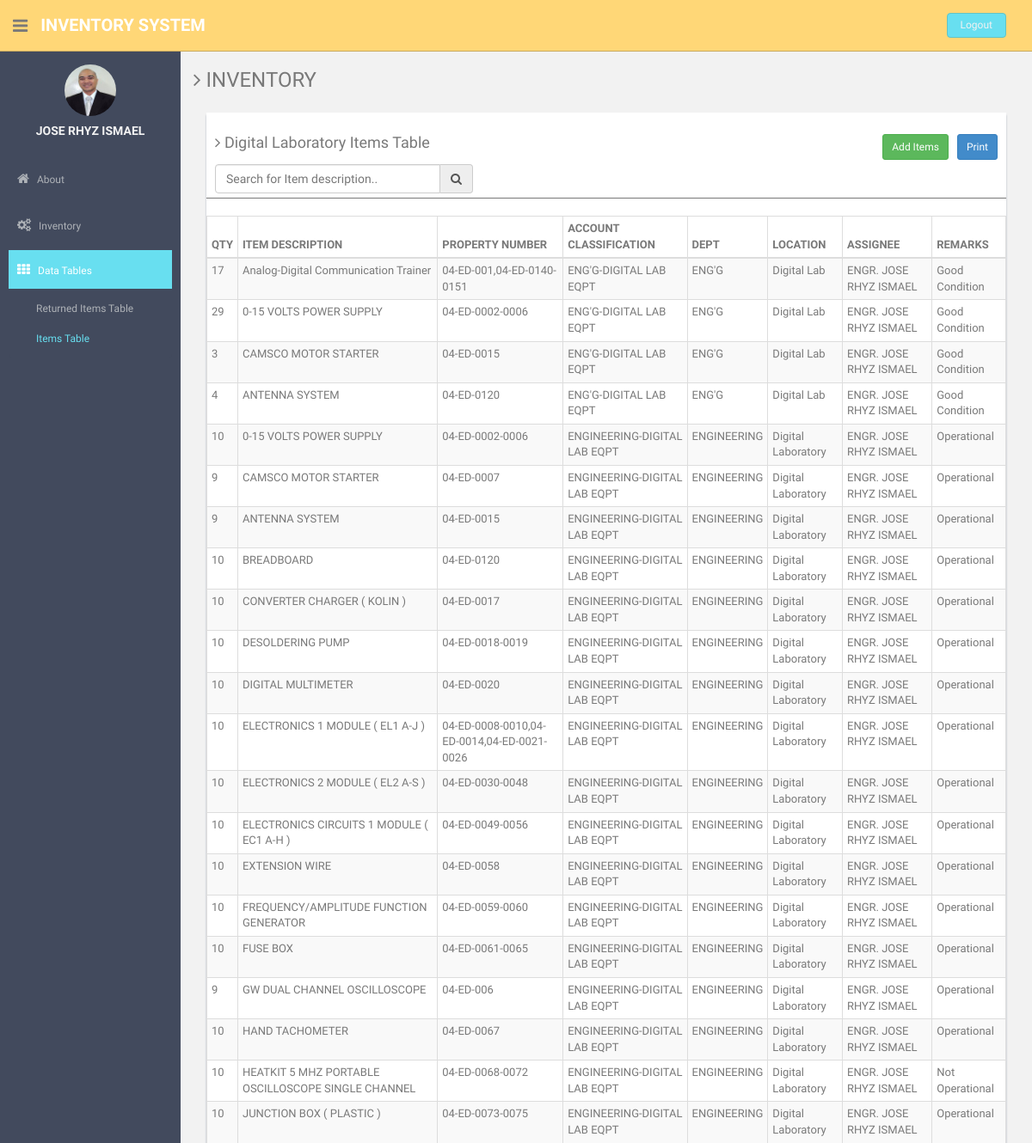
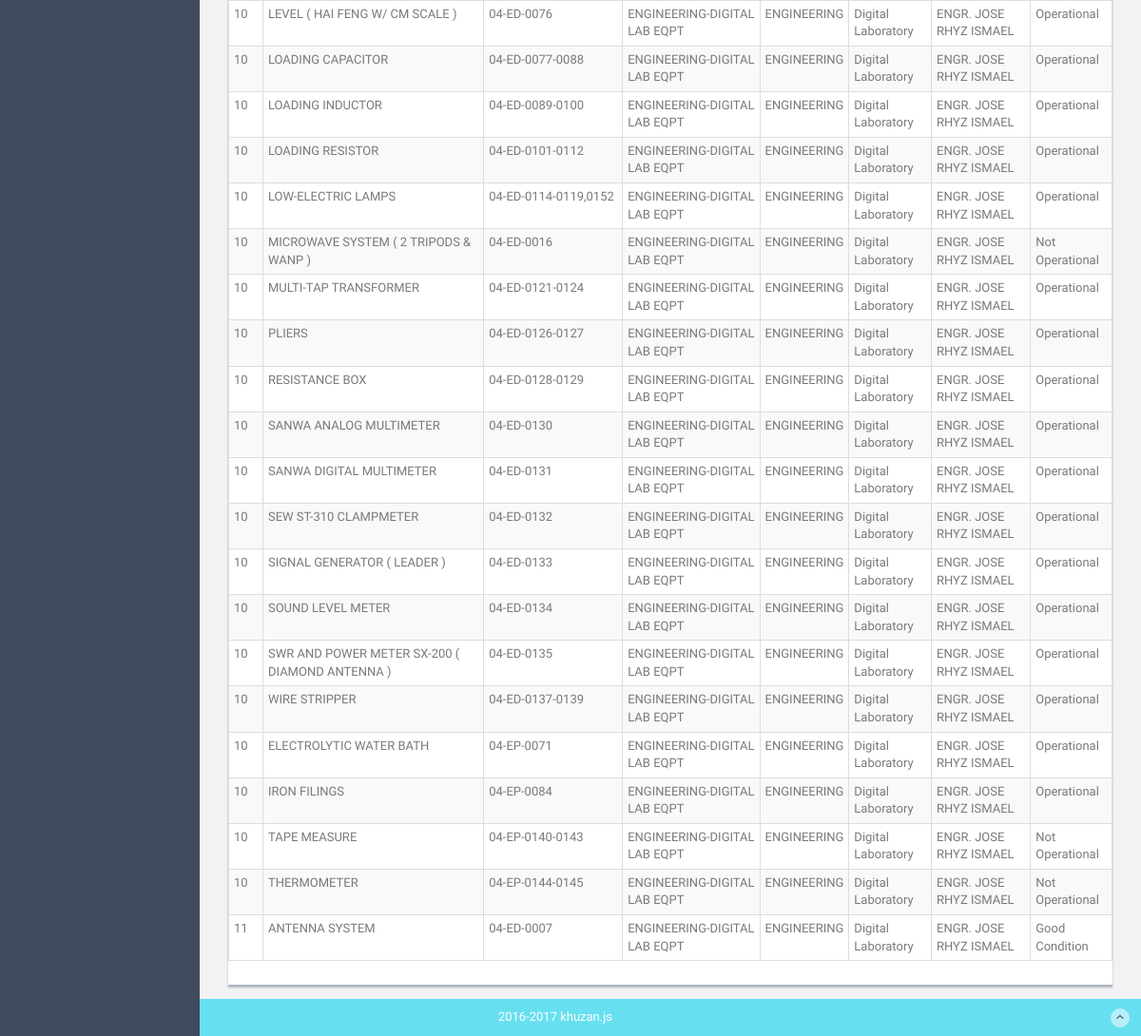
The page /responsive_table.php on the database as committed earlier (2 pictures, top to bottom).
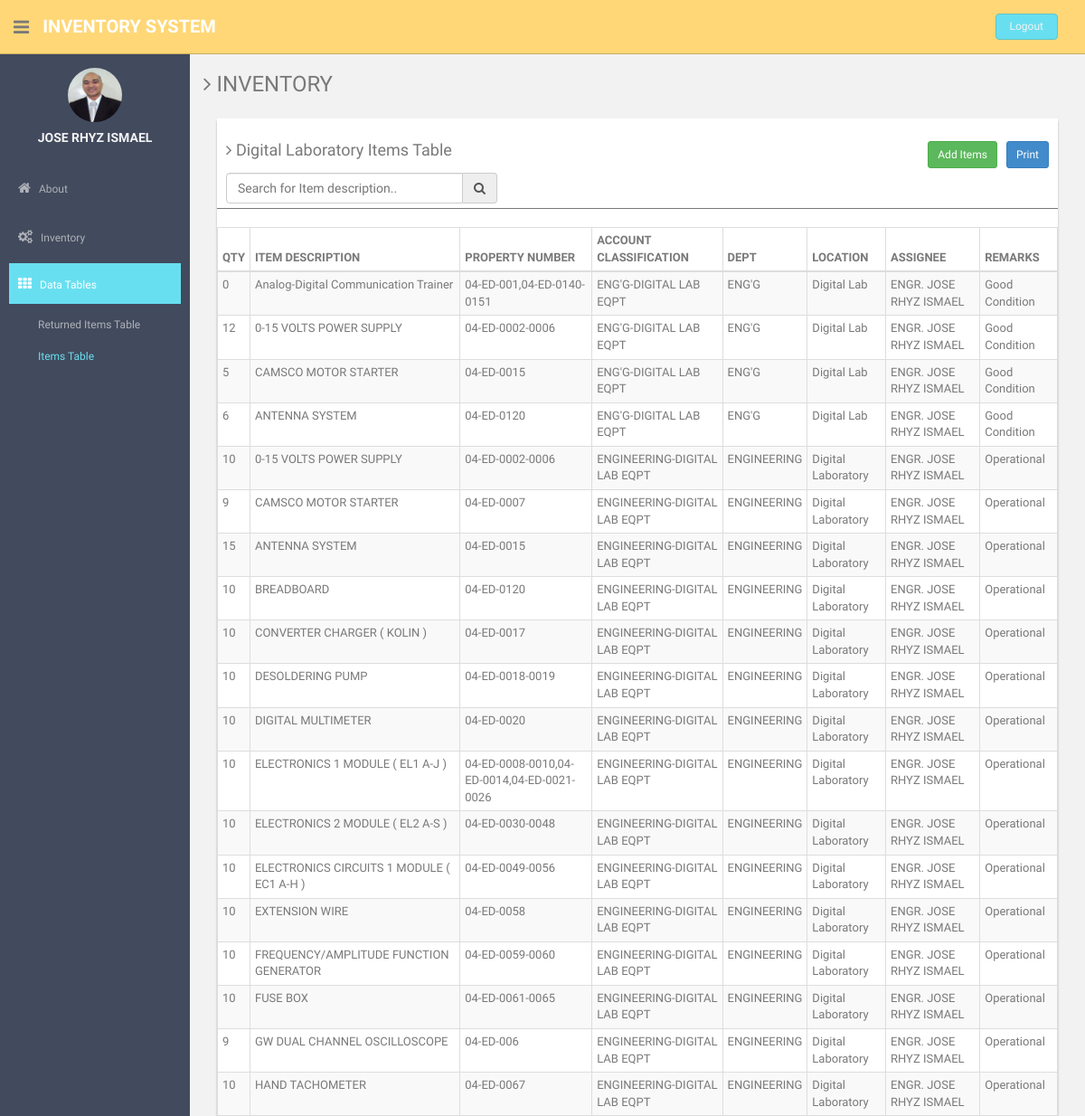
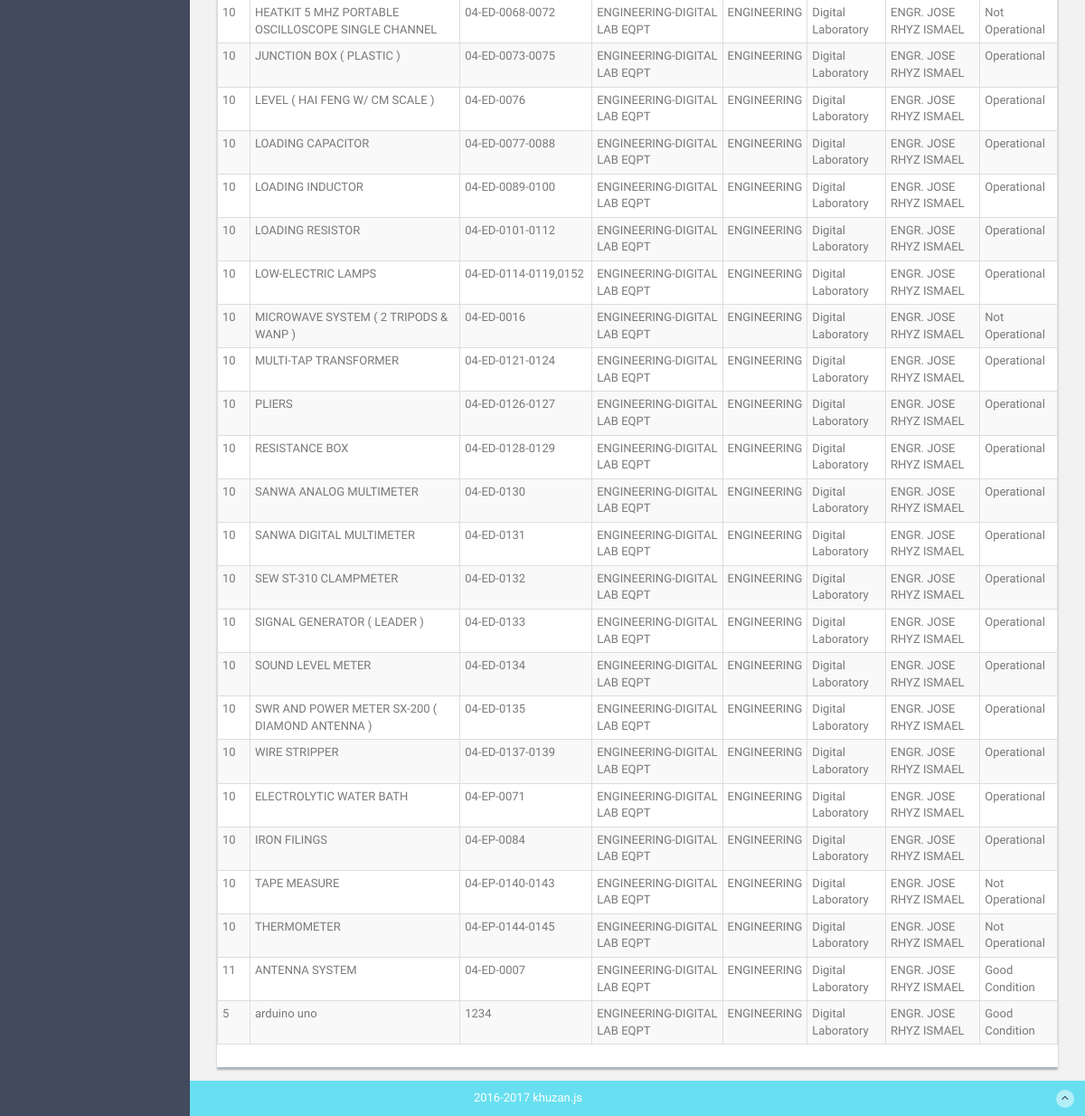
The same page on the database as committed later (2 pictures, top to bottom).
### tables this page shows
CREATE TABLE IF NOT EXISTS `items` (
  `items_id` int(11) NOT NULL AUTO_INCREMENT,
  `qty` int(50) NOT NULL,
  `description` varchar(50) NOT NULL,
  `prpty_number` varchar(50) NOT NULL,
  `classification` varchar(50) NOT NULL,
  `department` varchar(50) NOT NULL,
  `location` varchar(50) NOT NULL,
  `assignee` varchar(50) NOT NULL,
  `remarks` varchar(50) NOT NULL,
  PRIMARY KEY (`items_id`)
);

### functions/function.php (called while the page is built, shortened)
<?php
	function connect(){
		$db = new PDO("mysql:host=localhost;dbname=inventory_system","root","");
		return $db;
	}
		function getitems(){
  	$db = connect();
	$sth = $db->prepare("SELECT * From items order by items_id");
	$sth->execute();
	$results = $sth->fetchAll(PDO::FETCH_OBJ);
	return $results;
  	}
 ?>

### responsive_table.php (the view, shortened to what this page needs)
<!DOCTYPE html>
<?php
include "functions/function.php";
 ?>
<html lang="en">
  <head>
    <link href="assets/css/bootstrap.css" rel="stylesheet">
    <link href="assets/font-awesome/css/font-awesome.css" rel="stylesheet" />
    <link href="assets/css/style.css" rel="stylesheet">
    <link href="assets/css/style-responsive.css" rel="stylesheet">
      <link href="css/mycss.css" rel="stylesheet">
    <link href="assets/css/table-responsive.css" rel="stylesheet">
  </head>
  <body>
  <section id="container" >
      <header class="header black-bg">
              <div class="sidebar-toggle-box">
                  <div class="fa fa-bars tooltips" data-placement="right" data-original-title="Toggle Navigation"></div>
              </div>
            <a href="About.php" class="logo"><b>Inventory System</b></a>
            <div class="top-menu">
            	<ul class="nav pull-right top-menu">
                    <li><a class="logout" href="functions/logout.php">Logout</a></li>
            	</ul>
            </div>
        </header>
      <aside>
          <div id="sidebar"  class="nav-collapse ">
              <ul class="sidebar-menu" id="nav-accordion">
              	  <p class="centered"><a href="profile.php"><img src="assets/img/budskie.jpg" class="img-circle" width="60"></a></p>
              	  <h5 class="centered">JOSE RHYZ ISMAEL</h5>
                  <li class="mt">
                      <a href="About.php">
                          <i class="fa fa-home"></i>
                          <span>About</span>
                      </a>
                  </li>
                  <li class="sub-menu">
                      <a href="javascript:;" >
                          <i class="fa fa-cogs"></i>
                          <span> Inventory</span>
                      </a>
                  </li>
                  <li class="sub-menu">
                      <a class="active" href="javascript:;" >
                          <i class="fa fa-th"></i>
                          <span>Data Tables</span>
                      </a>
                      <ul class="sub">
                          <li><a  href="basic_table.php">Returned Items Table</a></li>
                          <li class="active"><a  href="responsive_table.php">Items Table</a></li>
                      </ul>
                  </li>
              </ul>
          </div>
      </aside>
      <section id="main-content">
          <section class="wrapper">
          	<h3><i class="fa fa-angle-right"></i> INVENTORY</h3>
		  		<div class="row mt">
			  		<div class="col-lg-12">
                      <div class="content-panel"  id="div_print">
                          <section id="unseen " >
                            <table class="table table-bordered table-striped table-condensed" id="myTable">
                            <h4><i class="fa fa-angle-right"></i> Digital Laboratory Items Table
                                <input name="b_print" type="button" class="btn btn-primary btn-sm pull-right bira"   onClick="printdiv('div_print');" value=" Print ">
                               <button type="button" name="button" class="btn btn-success btn-sm pull-right bira" data-toggle="modal" data-target="#dataModal">Add Items</button>
                             </h4>
                             <div class="input-group" id="search">
                                 <input type="text" class="form-control" id="myInput" onkeyup="myFunction()" placeholder="Search for Item description..">
                                 <span class="input-group-addon">
                                     <i class="fa fa-search"></i>
                                 </span>
                             </div>
                            <hr>
  	                              <thead>
                                  <tr>
                                    <th>QTY</th>
                      							<th>ITEM	DESCRIPTION	</th>
                      							<th>PROPERTY NUMBER</th>
                      							<th>ACCOUNT CLASSIFICATION</th>
                      							<th>DEPT</th>
                      							<th>LOCATION</th>
                      							<th>ASSIGNEE</th>
                      							<th>REMARKS</th>
  	                              </tr>
  	                              </thead>
  	                              <tbody>
                                <?php foreach (getitems() as $d):?>
  	                              <tr>
                                    <td><?php echo $d->qty; ?></td>
                                    <td><?php echo $d->description; ?></td>
                                    <td><?php echo $d->prpty_number; ?></td>
                                    <td><?php echo $d->classification; ?></td>
                                    <td><?php echo $d->department; ?></td>
                                    <td><?php echo $d->location; ?></td>
                                    <td><?php echo $d->assignee; ?></td>
                                    <td><?php echo $d->remarks; ?></td>
  	                              </tr>
                                <?php endforeach; ?>
  	                            </tbody>
  	                          </table>
                          </section>
                  </div>
               </div>
		  	</div>
		</section><! --/wrapper -->
      </section>
      <footer class="site-footer">
          <div class="text-center">
              2016-2017 khuzan.js
              <a href="responsive_table.php#" class="go-top">
                  <i class="fa fa-angle-up"></i>
              </a>
          </div>
      </footer>
  </section>
  </body>
</html>

### assets/css/style.css (style rules this page uses)
body { color: #797979; background: #f2f2f2; font-family: 'Ruda', sans-serif; padding: 0px !important; margin: 0px !important; font-size:13px; }
ul li { list-style: none; }
a, a:hover, a:focus { text-decoration: none; outline: none; }
#container { width: 100%; height: 100%; }
hr { margin-top: 20px; margin-bottom: 20px; border: 0; border-top: 1px solid #797979; }
.centered { text-align: center; }
.mt { margin-top: 25px; }
ul.top-menu > li > .logout { color: #f2f2f2; font-size: 12px; border-radius: 4px; -webkit-border-radius: 4px; border: 1px solid #64c3c2 !important; padding: 5px 15px; margin-right: 15px; background: #68dff0; margin-top: 15px; }
#sidebar { width: 210px; height: 100%; position: fixed; background: #424a5d; }
#sidebar h5 { color: #f2f2f2; font-weight: 700; }
#sidebar ul li { position: relative; }
#sidebar .sub-menu > .sub li { padding-left: 32px; }
#sidebar .sub-menu > .sub li:last-child { padding-bottom: 10px; }
ul.sidebar-menu , ul.sidebar-menu li ul.sub { margin: -2px 0 0; padding: 0; }
ul.sidebar-menu { margin-top: 75px; }
#sidebar > ul > li > ul.sub { display: none; }
#sidebar > ul > li.active > ul.sub, #sidebar > ul > li > ul.sub > li > a { display: block; }
ul.sidebar-menu li ul.sub li { background: #424a5d; margin-bottom: 0; margin-left: 0; margin-right: 0; }
ul.sidebar-menu li ul.sub li:last-child { border-radius: 0 0 4px 4px; -webkit-border-radius: 0 0 4px 4px; }
ul.sidebar-menu li ul.sub li a { font-size: 12px; padding: 6px 0; line-height: 35px; height: 35px; -webkit-transition: all 0.3s ease; -moz-transition: all 0.3s ease; -o-transition: all 0.3s ease; -ms-transition: all 0.3s ease; transition: all 0.3s ease; color: #aeb2b7; }
ul.sidebar-menu li ul.sub li.active a { color: #68dff0; -webkit-transition: all 0.3s ease; -moz-transition: all 0.3s ease; -o-transition: all 0.3s ease; -ms-transition: all 0.3s ease; transition: all 0.3s ease; display: block; }
ul.sidebar-menu li { margin-bottom: 5px; margin-left:10px; margin-right:10px; }
ul.sidebar-menu li.sub-menu { line-height: 15px; }
ul.sidebar-menu li a span { display: inline-block; }
ul.sidebar-menu li a { color: #aeb2b7; text-decoration: none; display: block; padding: 15px 0 15px 10px; font-size: 12px; outline: none; -webkit-transition: all 0.3s ease; -moz-transition: all 0.3s ease; -o-transition: all 0.3s ease; -ms-transition: all 0.3s ease; transition: all 0.3s ease; }
ul.sidebar-menu li a.active, ul.sidebar-menu li a:hover, ul.sidebar-menu li a:focus { background: #68dff0; color: #fff; display: block; -webkit-transition: all 0.3s ease; -moz-transition: all 0.3s ease; -o-transition: all 0.3s ease; -ms-transition: all 0.3s ease; transition: all 0.3s ease; }
ul.sidebar-menu li a i { font-size: 15px; padding-right: 6px; }
ul.sidebar-menu li a.active i { color: #fff; }
#main-content { margin-left: 210px; }
.header, .footer { min-height: 60px; padding: 0 15px; }
.header { position: fixed; left: 0; right: 0; z-index: 1002; }
.black-bg { background: #ffd777; border-bottom: 1px solid #c9aa5f; }
.wrapper { display: inline-block; margin-top: 60px; padding-left: 15px; padding-right: 15px; padding-bottom: 15px; padding-top: 0px; width: 100%; }
a.logo { font-size: 20px; color: #ffffff; float: left; margin-top: 15px; text-transform: uppercase; }
a.logo b { font-weight: 900; }
#top_menu .nav > li, ul.top-menu > li { float: left; }
ul.top-menu > li > a { color: #666666; font-size: 16px; border-radius: 4px; -webkit-border-radius: 4px; border:1px solid #666666 !important; padding: 2px 6px; margin-right: 15px; }
.sidebar-toggle-box { float: left; padding-right: 15px; margin-top: 20px; }
.sidebar-toggle-box .fa-bars { cursor: pointer; display: inline-block; font-size: 20px; }
.content-panel { background: #ffffff; box-shadow: 0px 3px 2px #aab2bd; padding-top: 15px; padding-bottom: 5px; }
.content-panel h4 { margin-left: 10px; }
.site-footer { background: #68dff0; color: #fff; padding: 10px 0; }
.go-top { margin-right: 1%; float: right; background: rgba(255,255,255,.5); width: 20px; height: 20px; border-radius: 50%; -webkit-border-radius: 50%; }
.go-top i { color: #2A3542; }

### css/mycss.css (style rules this page uses)
.row { margin-right: 0px !important; margin-left: 0px !important; }
#search { width: 300px; margin: 15px 0px -15px 10px; }

### responsive_table.php (style rules this page uses)
.bira { margin-right: 10px; }

Rows that differ between the two databases and show on the page:
changed items "Analog-Digital Communication Trainer": qty "17" → "0"
changed items (number 2 of 43 on the later page): qty "29" → "12"
changed items (number 3 of 43 on the later page): qty "3" → "5"
changed items (number 4 of 43 on the later page): qty "4" → "6"
changed items (number 7 of 43 on the later page): qty "9" → "15"
added items: qty "5", description "arduino uno", prpty_number "1234", classification "ENGINEERING-DIGITAL LAB EQPT", department "ENGINEERING", location "Digital Laboratory", assignee "ENGR. JOSE RHYZ ISMAEL", remarks "Good Condition"
